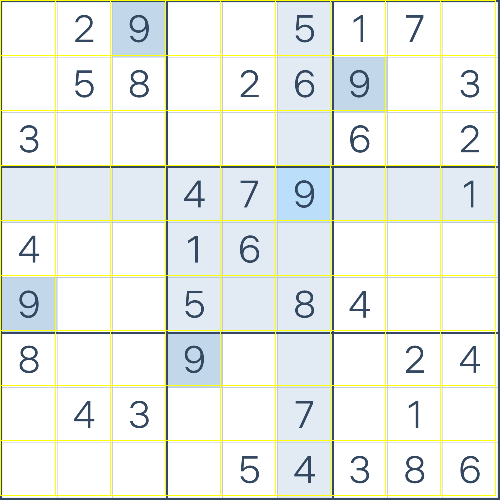
#> input picture templates/celdas.png, 500 x 500 px
$ python template_matching.py
#> lines starting #> are read from the running program, lines starting #| are printed output that depends on the picture
import cv2
import numpy as np
import os
from typing import Optional

def preprocess_image(image_path: str, invert: bool = False) -> Optional[np.ndarray]:
    """
    Carga, convierte a escala de grises y binariza una imagen.

    Args:
        image_path: Ruta al archivo de imagen.
        invert: Si es True, invierte la binarización.

    Returns:
        np.ndarray: Imagen binarizada o None si falla la carga.
    """
#> called with image_path = './templates/celdas.png', invert = False
    if not os.path.exists(image_path):
        print(f"[ERROR] Archivo no encontrado: {image_path}")
        return None

    img = cv2.imread(image_path, cv2.IMREAD_GRAYSCALE)
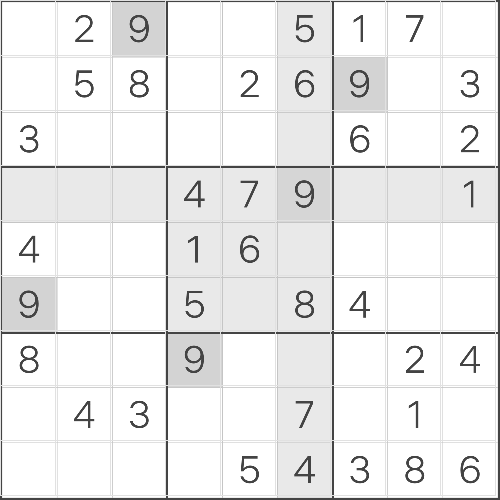
#> img: shape (500, 500); min 68, max 255, mean 235.8

    if img is None:
        print(f"[ERROR] No se pudo cargar la imagen: {image_path}")
        return None

    # Umbralización fija
    threshold_type = cv2.THRESH_BINARY_INV if invert else cv2.THRESH_BINARY
    _, binary_img = cv2.threshold(img, 150, 255, threshold_type)
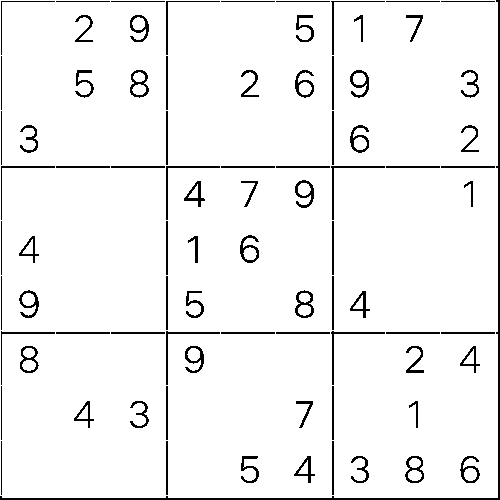
#> binary_img: shape (500, 500); 94.8% white; black in thin lines or dots

    return binary_img


def run_template_matching(image_path: str, template_path: str):
    """
    Realiza Template Matching de un template en una imagen de origen y
    recuadra todas las veces que la coincidencia supera el umbral.
    """
    print(f"[INFO] Procesando imagen: {image_path} y template: {template_path}")

    # Preprocesamiento de ambas imágenes
    img_source_bn = preprocess_image(image_path, invert=False)
    img_template_bn = preprocess_image(template_path, invert=False)

    if img_source_bn is None or img_template_bn is None:
        print("[ERROR] Falló el preprocesamiento de una o ambas imágenes. Terminando.")
        return

    # Usar la imagen original a color para dibujar el resultado
    img_display = cv2.imread(image_path)
    if img_display is None:
         img_display = cv2.cvtColor(img_source_bn, cv2.COLOR_GRAY2BGR)

    h, w = img_template_bn.shape[:2]

    # --- Aplicar Template Matching ---
    resultado = cv2.matchTemplate(img_source_bn, img_template_bn, cv2.TM_CCOEFF_NORMED)

    # 1. Definir el Umbral de Aceptación
    UMBRAL = 0.82

    # 2. Obtener todas las ubicaciones
    loc = np.where(resultado >= UMBRAL)

    coordenadas_encontradas = 0

    # Iterar sobre las coordenadas encontradas (x, y)
    for pt in zip(*loc[::-1]):
        bottom_right = (pt[0] + w, pt[1] + h)
        cv2.rectangle(img_display, pt, bottom_right, (0, 255, 0), 2) # Verde
        coordenadas_encontradas += 1

    # 3. Mostrar el resultado final
    if coordenadas_encontradas > 0:
        print(f"\n[RESULTADO] Se encontraron {coordenadas_encontradas} coincidencias con un umbral de {UMBRAL}.")
    else:
        # En caso de no encontrar nada, obtener la mejor coincidencia para información
        _, max_val, _, _ = cv2.minMaxLoc(resultado)
        cv2.putText(img_display, f"No hay coincidencias > {UMBRAL}. Max: {max_val:.2f}", (20, 50),
                    cv2.FONT_HERSHEY_SIMPLEX, 0.8, (0, 0, 255), 2)
        print(f"\n[RESULTADO] No se encontraron coincidencias con umbral >= {UMBRAL}. Máximo valor: {max_val:.4f}")


    # Mostrar la imagen
    cv2.imshow("Template Matching - Multiples Coincidencias", img_display)
    cv2.waitKey(0)
    cv2.destroyAllWindows()


# --- Ejemplo de Uso ---
if __name__ == '__main__':
    for n in range(1,10):
        template_path = f'./templates/{n}.png'
        image_path = './templates/celdas.png'

        RUTAS_EJEMPLO = {
            "IMAGE": image_path, # Imagen donde buscar
            "TEMPLATE": template_path   # Imagen a buscar (la del dígito)
        }

        run_template_matching(RUTAS_EJEMPLO["IMAGE"], RUTAS_EJEMPLO["TEMPLATE"])
